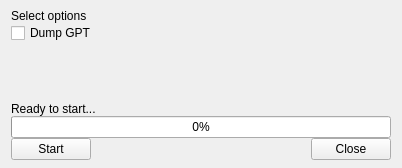
<?xml version="1.0" encoding="UTF-8"?>
<ui version="4.0">
 <class>readWidget</class>
 <widget class="QWidget" name="readWidget">
  <property name="geometry">
   <rect>
    <x>0</x>
    <y>0</y>
    <width>402</width>
    <height>168</height>
   </rect>
  </property>
  <property name="windowTitle">
   <string>Read full flash</string>
  </property>
  <layout class="QGridLayout" name="gridLayout_2">
   <property name="topMargin">
    <number>9</number>
   </property>
   <property name="bottomMargin">
    <number>8</number>
   </property>
   <property name="spacing">
    <number>0</number>
   </property>
   <item row="1" column="0">
    <layout class="QHBoxLayout" name="horizontalLayout">
     <property name="spacing">
      <number>-1</number>
     </property>
     <property name="sizeConstraint">
      <enum>QLayout::SetNoConstraint</enum>
     </property>
     <item>
      <widget class="QPushButton" name="startBtn">
       <property name="text">
        <string>Start</string>
       </property>
      </widget>
     </item>
     <item>
      <spacer name="horizontalSpacer">
       <property name="orientation">
        <enum>Qt::Horizontal</enum>
       </property>
       <property name="sizeHint" stdset="0">
        <size>
         <width>40</width>
         <height>20</height>
        </size>
       </property>
      </spacer>
     </item>
     <item>
      <widget class="QPushButton" name="closeBtn">
       <property name="text">
        <string>Close</string>
       </property>
      </widget>
     </item>
    </layout>
   </item>
   <item row="0" column="0">
    <layout class="QVBoxLayout" name="verticalLayout">
     <property name="spacing">
      <number>0</number>
     </property>
     <item>
      <widget class="QLabel" name="label_2">
       <property name="text">
        <string>Select options</string>
       </property>
      </widget>
     </item>
     <item>
      <widget class="QCheckBox" name="DumpGPTCheckbox">
       <property name="text">
        <string>Dump GPT</string>
       </property>
      </widget>
     </item>
     <item>
      <spacer name="verticalSpacer">
       <property name="orientation">
        <enum>Qt::Vertical</enum>
       </property>
       <property name="sizeHint" stdset="0">
        <size>
         <width>20</width>
         <height>40</height>
        </size>
       </property>
      </spacer>
     </item>
     <item>
      <widget class="QLabel" name="progressText">
       <property name="text">
        <string>Ready to start...</string>
       </property>
      </widget>
     </item>
     <item>
      <widget class="QProgressBar" name="progress">
       <property name="maximumSize">
        <size>
         <width>16777215</width>
         <height>100</height>
        </size>
       </property>
       <property name="value">
        <number>0</number>
       </property>
      </widget>
     </item>
    </layout>
   </item>
  </layout>
 </widget>
 <resources/>
 <connections/>
</ui>
